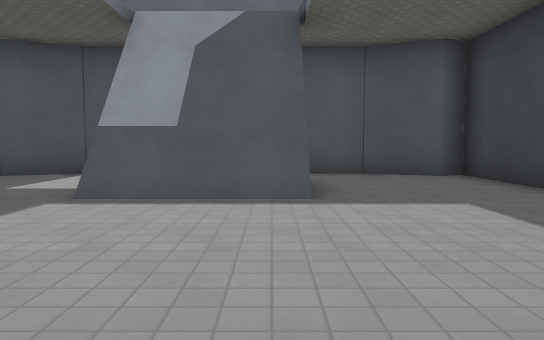
View 1 (above)

12 first-person views from a walk through a 3-D level made in the Godot game engine. The camera is 1.3 m above the floor, tilts 4° down and sees 70° across. The floor is counted in squares, 2 m on a side. Each view is taken from the middle of a square. On the plan, view 1 faces up. The plan holds only what a view shows up to about 11 squares ahead; the rest is blank. The place goes on beyond the plan. Surface patterns are stand-ins for the level's own textures.

View 2
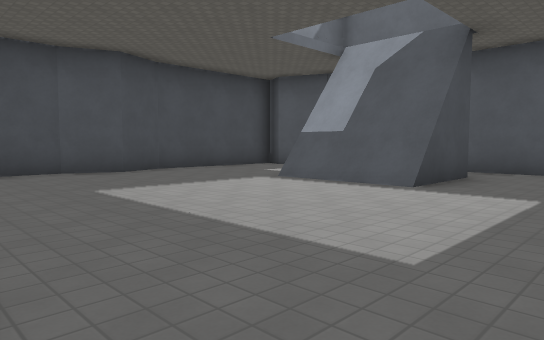

View 3
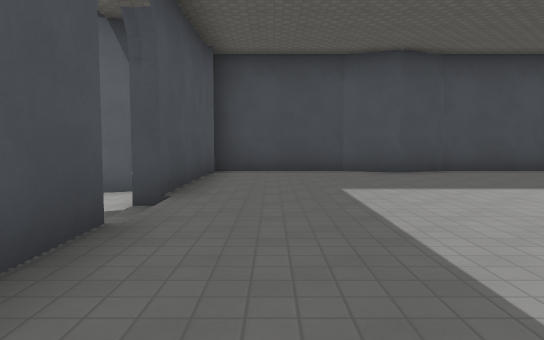

View 4
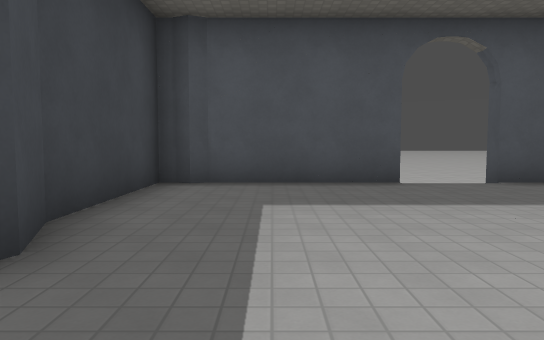

View 5
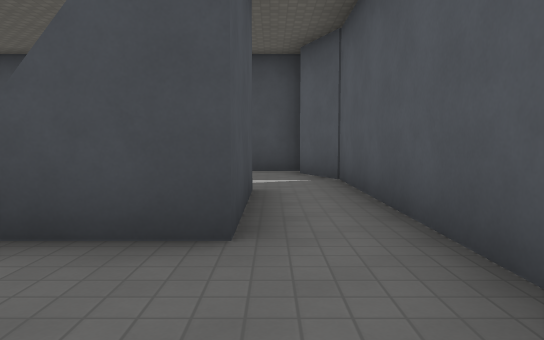

View 6
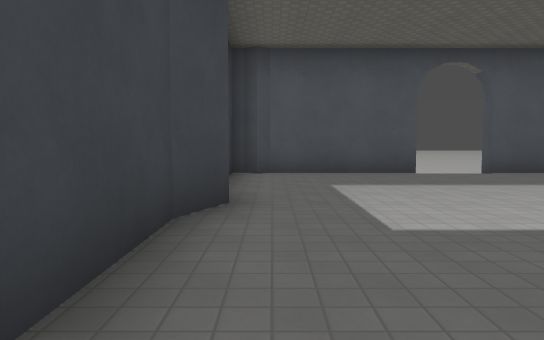

View 7
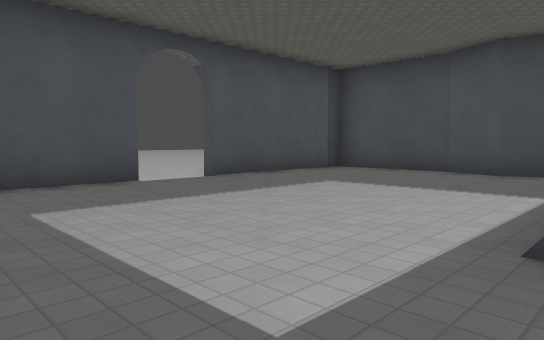

View 8
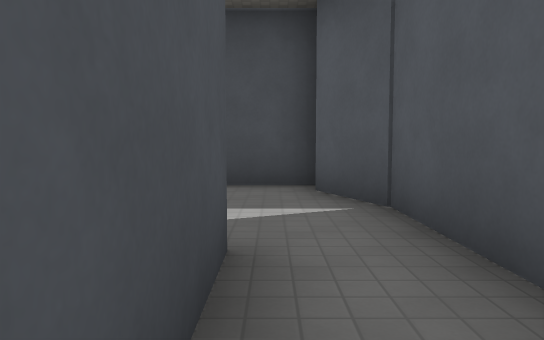

View 9
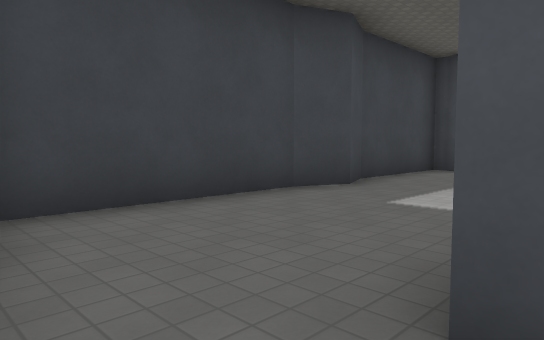

View 10
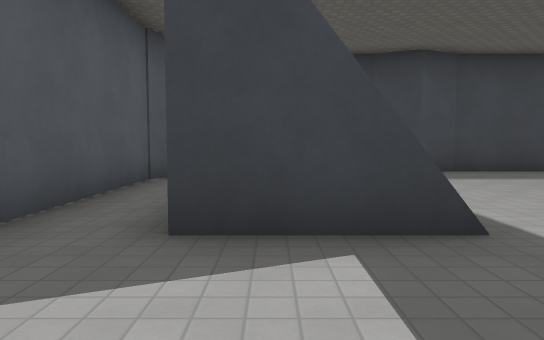

View 11
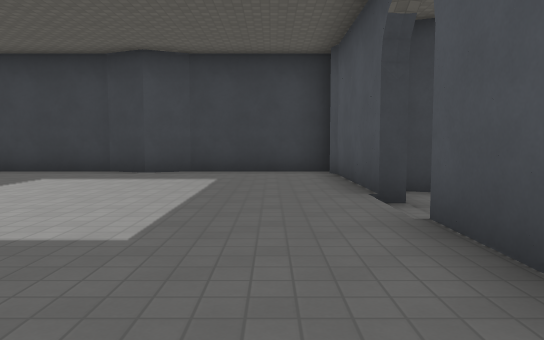

View 12
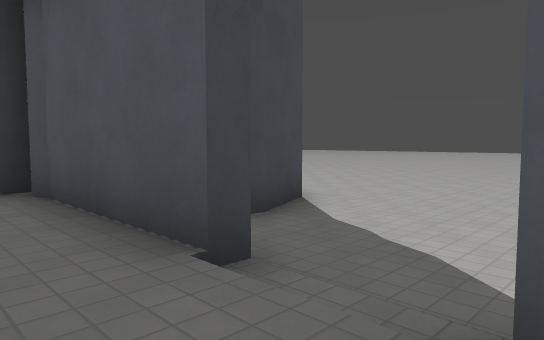

### Floor plan
Points are (right, up) in squares from view 1. A wall is a line through its corners. A room is listed if a view was taken in it or the views show most of it. See-through windows are left out.
Room 1 (views 1, 2, 3, 4, 5, 6, 7, 8, 9, 10, 11, 12)
walls: (-2.3, 4.9) (-2.3, 6.7) (0.5, 6.7) (0.5, 4.9) (-2.3, 4.9); (0.5, 4.7) (-2.3, 4.7); (3.3, 7.6) (1.8, 8.2) (-3.8, 8.2) (-5.3, 7.6); (-0.1, -1.8) (-0.1, -1.4) (3.8, -1.4) (3.8, 1.9) (3.5, 2.8) (3.8, 3.7) (3.8, 7.8); (-5.9, 7.8) (-5.9, 3.9) (-5.5, 2.8) (-5.9, 1.6) (-5.9, -1.4) (-1.7, -1.4)
ways out: opening at (-1, -1)

Positions as (right, up) in squares from view 1, and headings:
1: (0, 0), facing up
2: (3, -1), facing up-left
3: (3, 0), facing left
4: (2, 5), facing down
5: (3, 7), facing left
6: (3, 7), facing down
7: (3, 5), facing down-left
8: (0, 7), facing left
9: (0, 8), facing down-right
10: (-5, 6), facing right
11: (-5, 0), facing right
12: (-2, 0), facing down-right
